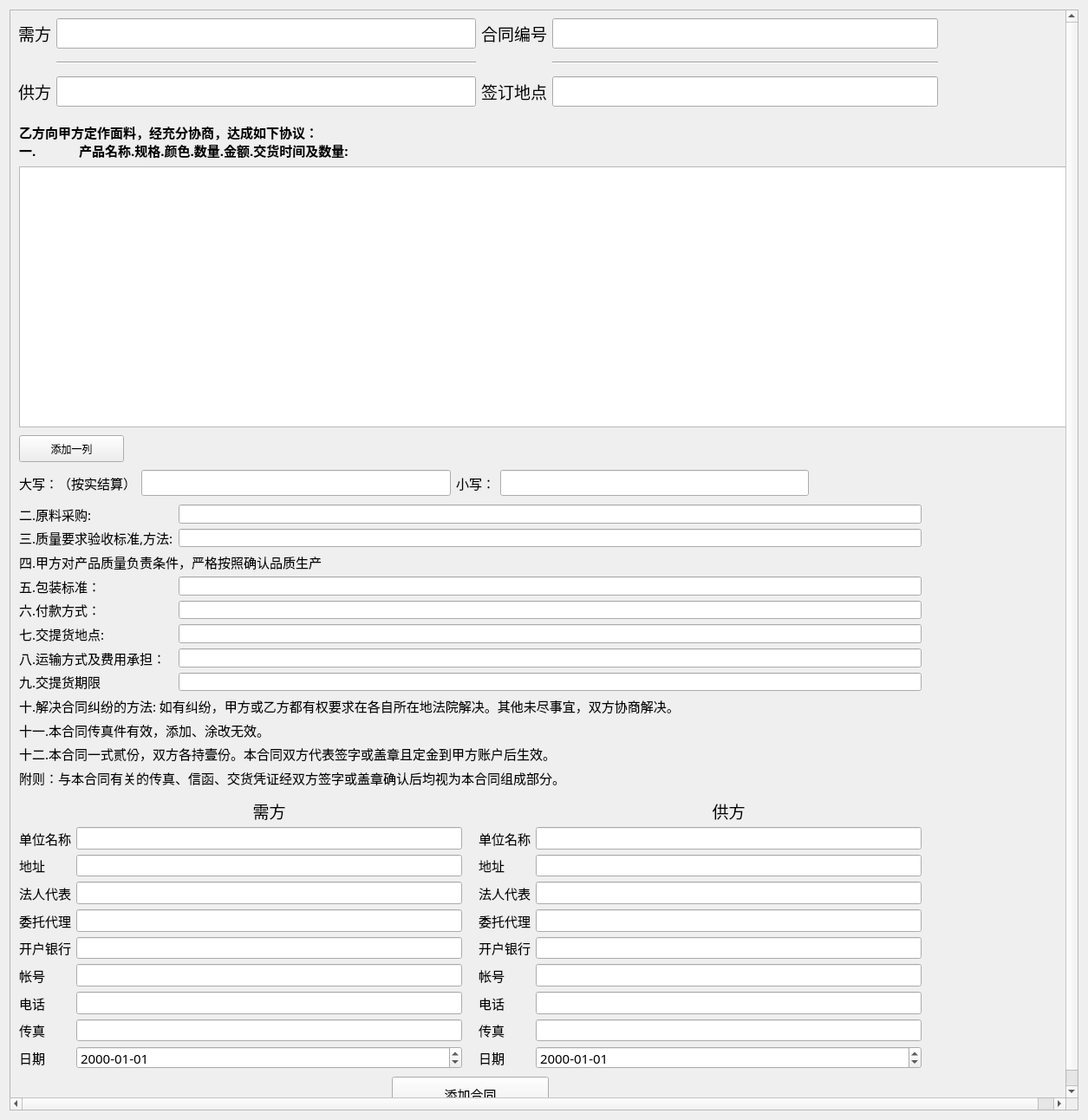
<?xml version="1.0" encoding="UTF-8"?>
<ui version="4.0">
 <class>AddFactoryContract</class>
 <widget class="QWidget" name="AddFactoryContract">
  <property name="geometry">
   <rect>
    <x>0</x>
    <y>0</y>
    <width>1255</width>
    <height>1292</height>
   </rect>
  </property>
  <property name="windowTitle">
   <string>Form</string>
  </property>
  <layout class="QHBoxLayout" name="horizontalLayout_3">
   <item>
    <widget class="QScrollArea" name="scrollArea">
     <property name="widgetResizable">
      <bool>false</bool>
     </property>
     <widget class="QWidget" name="scrollAreaWidgetContents">
      <property name="geometry">
       <rect>
        <x>0</x>
        <y>0</y>
        <width>1235</width>
        <height>1272</height>
       </rect>
      </property>
      <widget class="QWidget" name="layoutWidget">
       <property name="geometry">
        <rect>
         <x>9</x>
         <y>9</y>
         <width>1061</width>
         <height>111</height>
        </rect>
       </property>
       <layout class="QHBoxLayout" name="horizontalLayout">
        <item>
         <layout class="QFormLayout" name="formLayout">
          <item row="1" column="1">
           <widget class="QLineEdit" name="LineEdit_jia_name">
            <property name="font">
             <font>
              <family>Agency FB</family>
              <pointsize>14</pointsize>
             </font>
            </property>
           </widget>
          </item>
          <item row="1" column="0">
           <widget class="QLabel" name="Label">
            <property name="font">
             <font>
              <family>Agency FB</family>
              <pointsize>14</pointsize>
             </font>
            </property>
            <property name="text">
             <string>需方</string>
            </property>
           </widget>
          </item>
          <item row="3" column="0">
           <widget class="QLabel" name="Label_2">
            <property name="font">
             <font>
              <family>Agency FB</family>
              <pointsize>14</pointsize>
             </font>
            </property>
            <property name="text">
             <string>供方</string>
            </property>
           </widget>
          </item>
          <item row="3" column="1">
           <widget class="QLineEdit" name="LineEdit_yi_name">
            <property name="font">
             <font>
              <family>Agency FB</family>
              <pointsize>14</pointsize>
             </font>
            </property>
           </widget>
          </item>
          <item row="2" column="1">
           <widget class="Line" name="line">
            <property name="minimumSize">
             <size>
              <width>0</width>
              <height>20</height>
             </size>
            </property>
            <property name="orientation">
             <enum>Qt::Horizontal</enum>
            </property>
           </widget>
          </item>
         </layout>
        </item>
        <item>
         <layout class="QFormLayout" name="formLayout_2">
          <item row="1" column="0">
           <widget class="QLabel" name="Label_3">
            <property name="font">
             <font>
              <family>Agency FB</family>
              <pointsize>14</pointsize>
             </font>
            </property>
            <property name="text">
             <string>合同编号</string>
            </property>
           </widget>
          </item>
          <item row="1" column="1">
           <widget class="QLineEdit" name="LineEdit_contract_id">
            <property name="font">
             <font>
              <family>Agency FB</family>
              <pointsize>14</pointsize>
             </font>
            </property>
           </widget>
          </item>
          <item row="2" column="1">
           <widget class="Line" name="line_2">
            <property name="minimumSize">
             <size>
              <width>0</width>
              <height>20</height>
             </size>
            </property>
            <property name="orientation">
             <enum>Qt::Horizontal</enum>
            </property>
           </widget>
          </item>
          <item row="3" column="0">
           <widget class="QLabel" name="Label_4">
            <property name="font">
             <font>
              <family>Agency FB</family>
              <pointsize>14</pointsize>
             </font>
            </property>
            <property name="text">
             <string>签订地点</string>
            </property>
           </widget>
          </item>
          <item row="3" column="1">
           <widget class="QLineEdit" name="LineEdit_contract_address">
            <property name="font">
             <font>
              <family>Agency FB</family>
              <pointsize>14</pointsize>
             </font>
            </property>
            <property name="text">
             <string/>
            </property>
           </widget>
          </item>
         </layout>
        </item>
       </layout>
      </widget>
      <widget class="QLabel" name="label">
       <property name="geometry">
        <rect>
         <x>10</x>
         <y>130</y>
         <width>491</width>
         <height>41</height>
        </rect>
       </property>
       <property name="font">
        <font>
         <family>Agency FB</family>
         <pointsize>11</pointsize>
         <weight>75</weight>
         <bold>true</bold>
        </font>
       </property>
       <property name="text">
        <string>乙方向甲方定作面料，经充分协商，达成如下协议：
一.	产品名称.规格.颜色.数量.金额.交货时间及数量:</string>
       </property>
      </widget>
      <widget class="QWidget" name="formLayoutWidget">
       <property name="geometry">
        <rect>
         <x>10</x>
         <y>910</y>
         <width>511</width>
         <height>311</height>
        </rect>
       </property>
       <layout class="QFormLayout" name="formLayout_4">
        <item row="0" column="1">
         <widget class="QLabel" name="label_3">
          <property name="font">
           <font>
            <family>Agency FB</family>
            <pointsize>14</pointsize>
           </font>
          </property>
          <property name="text">
           <string>需方</string>
          </property>
          <property name="alignment">
           <set>Qt::AlignCenter</set>
          </property>
         </widget>
        </item>
        <item row="1" column="0">
         <widget class="QLabel" name="Label_17">
          <property name="font">
           <font>
            <family>Agency FB</family>
            <pointsize>11</pointsize>
           </font>
          </property>
          <property name="text">
           <string>单位名称</string>
          </property>
         </widget>
        </item>
        <item row="1" column="1">
         <widget class="QLineEdit" name="LineEdit_jia_name_2">
          <property name="font">
           <font>
            <family>Agency FB</family>
            <pointsize>11</pointsize>
           </font>
          </property>
         </widget>
        </item>
        <item row="2" column="0">
         <widget class="QLabel" name="Label_18">
          <property name="font">
           <font>
            <family>Agency FB</family>
            <pointsize>11</pointsize>
           </font>
          </property>
          <property name="text">
           <string>地址</string>
          </property>
         </widget>
        </item>
        <item row="2" column="1">
         <widget class="QLineEdit" name="LineEdit_jia_address">
          <property name="font">
           <font>
            <family>Agency FB</family>
            <pointsize>11</pointsize>
           </font>
          </property>
         </widget>
        </item>
        <item row="3" column="0">
         <widget class="QLabel" name="Label_19">
          <property name="font">
           <font>
            <family>Agency FB</family>
            <pointsize>11</pointsize>
           </font>
          </property>
          <property name="text">
           <string>法人代表</string>
          </property>
         </widget>
        </item>
        <item row="3" column="1">
         <widget class="QLineEdit" name="LineEdit_jia_faren">
          <property name="font">
           <font>
            <family>Agency FB</family>
            <pointsize>11</pointsize>
           </font>
          </property>
         </widget>
        </item>
        <item row="4" column="0">
         <widget class="QLabel" name="Label_20">
          <property name="font">
           <font>
            <family>Agency FB</family>
            <pointsize>11</pointsize>
           </font>
          </property>
          <property name="text">
           <string>委托代理</string>
          </property>
         </widget>
        </item>
        <item row="4" column="1">
         <widget class="QLineEdit" name="LineEdit_jia_agency">
          <property name="font">
           <font>
            <family>Agency FB</family>
            <pointsize>11</pointsize>
           </font>
          </property>
         </widget>
        </item>
        <item row="5" column="0">
         <widget class="QLabel" name="Label_21">
          <property name="font">
           <font>
            <family>Agency FB</family>
            <pointsize>11</pointsize>
           </font>
          </property>
          <property name="text">
           <string>开户银行</string>
          </property>
         </widget>
        </item>
        <item row="5" column="1">
         <widget class="QLineEdit" name="LineEdit_jia_bank">
          <property name="font">
           <font>
            <family>Agency FB</family>
            <pointsize>11</pointsize>
           </font>
          </property>
         </widget>
        </item>
        <item row="6" column="0">
         <widget class="QLabel" name="Label_22">
          <property name="font">
           <font>
            <family>Agency FB</family>
            <pointsize>11</pointsize>
           </font>
          </property>
          <property name="text">
           <string>帐号</string>
          </property>
         </widget>
        </item>
        <item row="6" column="1">
         <widget class="QLineEdit" name="LineEdit_jia_account">
          <property name="font">
           <font>
            <family>Agency FB</family>
            <pointsize>11</pointsize>
           </font>
          </property>
         </widget>
        </item>
        <item row="7" column="0">
         <widget class="QLabel" name="Label_23">
          <property name="font">
           <font>
            <family>Agency FB</family>
            <pointsize>11</pointsize>
           </font>
          </property>
          <property name="text">
           <string>电话</string>
          </property>
         </widget>
        </item>
        <item row="7" column="1">
         <widget class="QLineEdit" name="LineEdit_jia_telephone">
          <property name="font">
           <font>
            <family>Agency FB</family>
            <pointsize>11</pointsize>
           </font>
          </property>
         </widget>
        </item>
        <item row="8" column="0">
         <widget class="QLabel" name="Label_24">
          <property name="font">
           <font>
            <family>Agency FB</family>
            <pointsize>11</pointsize>
           </font>
          </property>
          <property name="text">
           <string>传真</string>
          </property>
         </widget>
        </item>
        <item row="8" column="1">
         <widget class="QLineEdit" name="LineEdit_jia_fax">
          <property name="font">
           <font>
            <family>Agency FB</family>
            <pointsize>11</pointsize>
           </font>
          </property>
         </widget>
        </item>
        <item row="9" column="0">
         <widget class="QLabel" name="Label_25">
          <property name="font">
           <font>
            <family>Agency FB</family>
            <pointsize>11</pointsize>
           </font>
          </property>
          <property name="text">
           <string>日期</string>
          </property>
         </widget>
        </item>
        <item row="9" column="1">
         <widget class="QDateEdit" name="dateEdit_jia_date">
          <property name="font">
           <font>
            <family>Agency FB</family>
            <pointsize>11</pointsize>
           </font>
          </property>
          <property name="displayFormat">
           <string>yyyy-MM-dd</string>
          </property>
         </widget>
        </item>
       </layout>
      </widget>
      <widget class="QWidget" name="formLayoutWidget_2">
       <property name="geometry">
        <rect>
         <x>540</x>
         <y>910</y>
         <width>511</width>
         <height>311</height>
        </rect>
       </property>
       <layout class="QFormLayout" name="formLayout_5">
        <item row="0" column="1">
         <widget class="QLabel" name="label_4">
          <property name="font">
           <font>
            <family>Agency FB</family>
            <pointsize>14</pointsize>
           </font>
          </property>
          <property name="text">
           <string>供方</string>
          </property>
          <property name="alignment">
           <set>Qt::AlignCenter</set>
          </property>
         </widget>
        </item>
        <item row="1" column="0">
         <widget class="QLabel" name="Label_26">
          <property name="font">
           <font>
            <family>Agency FB</family>
            <pointsize>11</pointsize>
           </font>
          </property>
          <property name="text">
           <string>单位名称</string>
          </property>
         </widget>
        </item>
        <item row="1" column="1">
         <widget class="QLineEdit" name="LineEdit_yi_name_2">
          <property name="font">
           <font>
            <family>Agency FB</family>
            <pointsize>11</pointsize>
           </font>
          </property>
         </widget>
        </item>
        <item row="2" column="0">
         <widget class="QLabel" name="Label_27">
          <property name="font">
           <font>
            <family>Agency FB</family>
            <pointsize>11</pointsize>
           </font>
          </property>
          <property name="text">
           <string>地址</string>
          </property>
         </widget>
        </item>
        <item row="2" column="1">
         <widget class="QLineEdit" name="LineEdit_yi_address">
          <property name="font">
           <font>
            <family>Agency FB</family>
            <pointsize>11</pointsize>
           </font>
          </property>
         </widget>
        </item>
        <item row="3" column="0">
         <widget class="QLabel" name="Label_28">
          <property name="font">
           <font>
            <family>Agency FB</family>
            <pointsize>11</pointsize>
           </font>
          </property>
          <property name="text">
           <string>法人代表</string>
          </property>
         </widget>
        </item>
        <item row="3" column="1">
         <widget class="QLineEdit" name="LineEdit_yi_faren">
          <property name="font">
           <font>
            <family>Agency FB</family>
            <pointsize>11</pointsize>
           </font>
          </property>
         </widget>
        </item>
        <item row="4" column="0">
         <widget class="QLabel" name="Label_29">
          <property name="font">
           <font>
            <family>Agency FB</family>
            <pointsize>11</pointsize>
           </font>
          </property>
          <property name="text">
           <string>委托代理</string>
          </property>
         </widget>
        </item>
        <item row="4" column="1">
         <widget class="QLineEdit" name="LineEdit_yi_agency">
          <property name="font">
           <font>
            <family>Agency FB</family>
            <pointsize>11</pointsize>
           </font>
          </property>
         </widget>
        </item>
        <item row="5" column="0">
         <widget class="QLabel" name="Label_30">
          <property name="font">
           <font>
            <family>Agency FB</family>
            <pointsize>11</pointsize>
           </font>
          </property>
          <property name="text">
           <string>开户银行</string>
          </property>
         </widget>
        </item>
        <item row="5" column="1">
         <widget class="QLineEdit" name="LineEdit_yi_bank">
          <property name="font">
           <font>
            <family>Agency FB</family>
            <pointsize>11</pointsize>
           </font>
          </property>
         </widget>
        </item>
        <item row="6" column="0">
         <widget class="QLabel" name="Label_31">
          <property name="font">
           <font>
            <family>Agency FB</family>
            <pointsize>11</pointsize>
           </font>
          </property>
          <property name="text">
           <string>帐号</string>
          </property>
         </widget>
        </item>
        <item row="6" column="1">
         <widget class="QLineEdit" name="LineEdit_yi_account">
          <property name="font">
           <font>
            <family>Agency FB</family>
            <pointsize>11</pointsize>
           </font>
          </property>
         </widget>
        </item>
        <item row="7" column="0">
         <widget class="QLabel" name="Label_32">
          <property name="font">
           <font>
            <family>Agency FB</family>
            <pointsize>11</pointsize>
           </font>
          </property>
          <property name="text">
           <string>电话</string>
          </property>
         </widget>
        </item>
        <item row="7" column="1">
         <widget class="QLineEdit" name="LineEdit_yi_telephone">
          <property name="font">
           <font>
            <family>Agency FB</family>
            <pointsize>11</pointsize>
           </font>
          </property>
         </widget>
        </item>
        <item row="8" column="0">
         <widget class="QLabel" name="Label_33">
          <property name="font">
           <font>
            <family>Agency FB</family>
            <pointsize>11</pointsize>
           </font>
          </property>
          <property name="text">
           <string>传真</string>
          </property>
         </widget>
        </item>
        <item row="8" column="1">
         <widget class="QLineEdit" name="LineEdit_yi_fax">
          <property name="font">
           <font>
            <family>Agency FB</family>
            <pointsize>11</pointsize>
           </font>
          </property>
         </widget>
        </item>
        <item row="9" column="0">
         <widget class="QLabel" name="Label_34">
          <property name="font">
           <font>
            <family>Agency FB</family>
            <pointsize>11</pointsize>
           </font>
          </property>
          <property name="text">
           <string>日期</string>
          </property>
         </widget>
        </item>
        <item row="9" column="1">
         <widget class="QDateEdit" name="dateEdit_yi_date">
          <property name="font">
           <font>
            <family>Agency FB</family>
            <pointsize>11</pointsize>
           </font>
          </property>
          <property name="displayFormat">
           <string>yyyy-MM-dd</string>
          </property>
         </widget>
        </item>
       </layout>
      </widget>
      <widget class="QTableWidget" name="table_product">
       <property name="geometry">
        <rect>
         <x>10</x>
         <y>180</y>
         <width>1221</width>
         <height>301</height>
        </rect>
       </property>
       <property name="minimumSize">
        <size>
         <width>1000</width>
         <height>0</height>
        </size>
       </property>
       <property name="font">
        <font>
         <pointsize>11</pointsize>
        </font>
       </property>
      </widget>
      <widget class="QWidget" name="layoutWidget">
       <property name="geometry">
        <rect>
         <x>10</x>
         <y>530</y>
         <width>911</width>
         <height>31</height>
        </rect>
       </property>
       <layout class="QHBoxLayout" name="horizontalLayout_2">
        <item>
         <widget class="QLabel" name="Label_15">
          <property name="font">
           <font>
            <family>Agency FB</family>
            <pointsize>11</pointsize>
           </font>
          </property>
          <property name="text">
           <string>大写：（按实结算）</string>
          </property>
         </widget>
        </item>
        <item>
         <widget class="QLineEdit" name="LineEdit_jiesuan_daxie">
          <property name="font">
           <font>
            <family>Agency FB</family>
            <pointsize>11</pointsize>
           </font>
          </property>
         </widget>
        </item>
        <item>
         <widget class="QLabel" name="Label_16">
          <property name="font">
           <font>
            <family>Agency FB</family>
            <pointsize>11</pointsize>
           </font>
          </property>
          <property name="text">
           <string>小写：</string>
          </property>
         </widget>
        </item>
        <item>
         <widget class="QLineEdit" name="LineEdit_jiesuan_xiaoxie">
          <property name="font">
           <font>
            <family>Agency FB</family>
            <pointsize>11</pointsize>
           </font>
          </property>
         </widget>
        </item>
       </layout>
      </widget>
      <widget class="QWidget" name="formLayoutWidget_3">
       <property name="geometry">
        <rect>
         <x>10</x>
         <y>570</y>
         <width>1041</width>
         <height>326</height>
        </rect>
       </property>
       <layout class="QFormLayout" name="formLayout_6">
        <item row="0" column="0">
         <widget class="QLabel" name="Label_35">
          <property name="font">
           <font>
            <family>Agency FB</family>
            <pointsize>11</pointsize>
           </font>
          </property>
          <property name="text">
           <string>二.原料采购:</string>
          </property>
         </widget>
        </item>
        <item row="0" column="1">
         <widget class="QLineEdit" name="LineEdit_xieyi_2">
          <property name="font">
           <font>
            <family>Agency FB</family>
            <pointsize>11</pointsize>
           </font>
          </property>
         </widget>
        </item>
        <item row="1" column="0">
         <widget class="QLabel" name="Label_36">
          <property name="font">
           <font>
            <family>Agency FB</family>
            <pointsize>11</pointsize>
           </font>
          </property>
          <property name="text">
           <string>三.质量要求验收标准,方法:</string>
          </property>
         </widget>
        </item>
        <item row="1" column="1">
         <widget class="QLineEdit" name="LineEdit_xieyi_3">
          <property name="font">
           <font>
            <family>Agency FB</family>
            <pointsize>11</pointsize>
           </font>
          </property>
         </widget>
        </item>
        <item row="2" column="0" colspan="2">
         <widget class="QLabel" name="Label_37">
          <property name="font">
           <font>
            <family>Agency FB</family>
            <pointsize>11</pointsize>
           </font>
          </property>
          <property name="text">
           <string>四.甲方对产品质量负责条件，严格按照确认品质生产</string>
          </property>
         </widget>
        </item>
        <item row="3" column="0">
         <widget class="QLabel" name="Label_38">
          <property name="font">
           <font>
            <family>Agency FB</family>
            <pointsize>11</pointsize>
           </font>
          </property>
          <property name="text">
           <string>五.包装标准：</string>
          </property>
         </widget>
        </item>
        <item row="3" column="1">
         <widget class="QLineEdit" name="LineEdit_xieyi_5">
          <property name="font">
           <font>
            <family>Agency FB</family>
            <pointsize>11</pointsize>
           </font>
          </property>
         </widget>
        </item>
        <item row="4" column="0">
         <widget class="QLabel" name="Label_39">
          <property name="font">
           <font>
            <family>Agency FB</family>
            <pointsize>11</pointsize>
           </font>
          </property>
          <property name="text">
           <string>六.付款方式： </string>
          </property>
         </widget>
        </item>
        <item row="4" column="1">
         <widget class="QLineEdit" name="LineEdit_xieyi_6">
          <property name="font">
           <font>
            <family>Agency FB</family>
            <pointsize>11</pointsize>
           </font>
          </property>
         </widget>
        </item>
        <item row="5" column="0">
         <widget class="QLabel" name="Label_40">
          <property name="font">
           <font>
            <family>Agency FB</family>
            <pointsize>11</pointsize>
           </font>
          </property>
          <property name="text">
           <string>七.交提货地点:</string>
          </property>
         </widget>
        </item>
        <item row="5" column="1">
         <widget class="QLineEdit" name="LineEdit_xieyi_7">
          <property name="font">
           <font>
            <family>Agency FB</family>
            <pointsize>11</pointsize>
           </font>
          </property>
         </widget>
        </item>
        <item row="6" column="0">
         <widget class="QLabel" name="Label_41">
          <property name="font">
           <font>
            <family>Agency FB</family>
            <pointsize>11</pointsize>
           </font>
          </property>
          <property name="text">
           <string>八.运输方式及费用承担：</string>
          </property>
         </widget>
        </item>
        <item row="6" column="1">
         <widget class="QLineEdit" name="LineEdit_xieyi_8">
          <property name="font">
           <font>
            <family>Agency FB</family>
            <pointsize>11</pointsize>
           </font>
          </property>
         </widget>
        </item>
        <item row="7" column="0">
         <widget class="QLabel" name="Label_42">
          <property name="font">
           <font>
            <family>Agency FB</family>
            <pointsize>11</pointsize>
           </font>
          </property>
          <property name="text">
           <string>九.交提货期限</string>
          </property>
         </widget>
        </item>
        <item row="7" column="1">
         <widget class="QLineEdit" name="LineEdit_xieyi_9">
          <property name="font">
           <font>
            <family>Agency FB</family>
            <pointsize>11</pointsize>
           </font>
          </property>
         </widget>
        </item>
        <item row="8" column="0" colspan="2">
         <widget class="QLabel" name="Label_43">
          <property name="font">
           <font>
            <family>Agency FB</family>
            <pointsize>11</pointsize>
           </font>
          </property>
          <property name="text">
           <string>十.解决合同纠纷的方法: 如有纠纷，甲方或乙方都有权要求在各自所在地法院解决。其他未尽事宜，双方协商解决。</string>
          </property>
         </widget>
        </item>
        <item row="9" column="0" colspan="2">
         <widget class="QLabel" name="Label_44">
          <property name="font">
           <font>
            <family>Agency FB</family>
            <pointsize>11</pointsize>
           </font>
          </property>
          <property name="text">
           <string>十一.本合同传真件有效，添加、涂改无效。 </string>
          </property>
         </widget>
        </item>
        <item row="10" column="0" colspan="2">
         <widget class="QLabel" name="Label_45">
          <property name="font">
           <font>
            <family>Agency FB</family>
            <pointsize>11</pointsize>
           </font>
          </property>
          <property name="text">
           <string>十二.本合同一式贰份，双方各持壹份。本合同双方代表签字或盖章且定金到甲方账户后生效。</string>
          </property>
         </widget>
        </item>
        <item row="11" column="0" colspan="2">
         <widget class="QLabel" name="Label_46">
          <property name="font">
           <font>
            <family>Agency FB</family>
            <pointsize>11</pointsize>
           </font>
          </property>
          <property name="text">
           <string>附则：与本合同有关的传真、信函、交货凭证经双方签字或盖章确认后均视为本合同组成部分。</string>
          </property>
         </widget>
        </item>
       </layout>
      </widget>
      <widget class="QPushButton" name="pushButton_2">
       <property name="geometry">
        <rect>
         <x>10</x>
         <y>490</y>
         <width>121</width>
         <height>31</height>
        </rect>
       </property>
       <property name="text">
        <string>添加一列</string>
       </property>
      </widget>
      <widget class="QPushButton" name="pushButton">
       <property name="geometry">
        <rect>
         <x>440</x>
         <y>1230</y>
         <width>181</width>
         <height>41</height>
        </rect>
       </property>
       <property name="font">
        <font>
         <family>Agency FB</family>
         <pointsize>11</pointsize>
        </font>
       </property>
       <property name="text">
        <string>添加合同</string>
       </property>
      </widget>
     </widget>
    </widget>
   </item>
  </layout>
 </widget>
 <resources/>
 <connections>
  <connection>
   <sender>pushButton_2</sender>
   <signal>clicked()</signal>
   <receiver>AddFactoryContract</receiver>
   <slot>AddLine()</slot>
   <hints>
    <hint type="sourcelabel">
     <x>99</x>
     <y>530</y>
    </hint>
    <hint type="destinationlabel">
     <x>4</x>
     <y>819</y>
    </hint>
   </hints>
  </connection>
  <connection>
   <sender>pushButton</sender>
   <signal>clicked()</signal>
   <receiver>AddFactoryContract</receiver>
   <slot>ButtonSlot()</slot>
   <hints>
    <hint type="sourcelabel">
     <x>566</x>
     <y>1249</y>
    </hint>
    <hint type="destinationlabel">
     <x>596</x>
     <y>1287</y>
    </hint>
   </hints>
  </connection>
 </connections>
 <slots>
  <slot>TianJiaProduct()</slot>
  <slot>AddContract()</slot>
  <slot>AddLine()</slot>
  <slot>ButtonSlot()</slot>
 </slots>
</ui>
